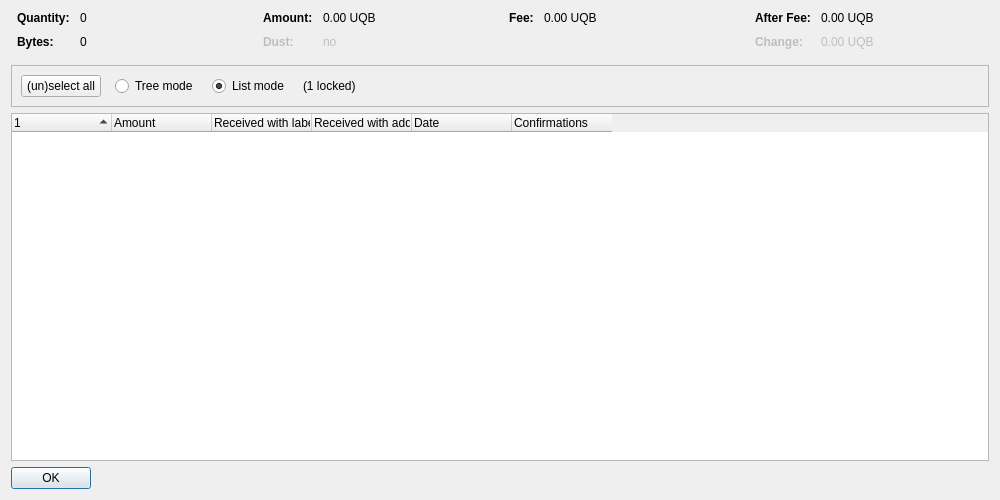
<?xml version="1.0" encoding="UTF-8"?>
<ui version="4.0">
 <class>CoinControlDialog</class>
 <widget class="QDialog" name="CoinControlDialog">
  <property name="geometry">
   <rect>
    <x>0</x>
    <y>0</y>
    <width>1000</width>
    <height>500</height>
   </rect>
  </property>
  <property name="windowTitle">
   <string>Coin Selection</string>
  </property>
  <layout class="QVBoxLayout" name="verticalLayout">
   <item>
    <layout class="QHBoxLayout" name="horizontalLayoutTop" stretch="0,0,0,0">
     <property name="topMargin">
      <number>0</number>
     </property>
     <property name="bottomMargin">
      <number>10</number>
     </property>
     <item>
      <layout class="QFormLayout" name="formLayoutCoinControl1">
       <property name="horizontalSpacing">
        <number>10</number>
       </property>
       <property name="verticalSpacing">
        <number>10</number>
       </property>
       <property name="leftMargin">
        <number>6</number>
       </property>
       <property name="rightMargin">
        <number>6</number>
       </property>
       <item row="0" column="0">
        <widget class="QLabel" name="labelCoinControlQuantityText">
         <property name="font">
          <font>
           <weight>75</weight>
           <bold>true</bold>
          </font>
         </property>
         <property name="text">
          <string>Quantity:</string>
         </property>
        </widget>
       </item>
       <item row="0" column="1">
        <widget class="QLabel" name="labelCoinControlQuantity">
         <property name="cursor">
          <cursorShape>IBeamCursor</cursorShape>
         </property>
         <property name="contextMenuPolicy">
          <enum>Qt::ActionsContextMenu</enum>
         </property>
         <property name="text">
          <string notr="true">0</string>
         </property>
         <property name="textInteractionFlags">
          <set>Qt::LinksAccessibleByMouse|Qt::TextSelectableByKeyboard|Qt::TextSelectableByMouse</set>
         </property>
        </widget>
       </item>
       <item row="1" column="0">
        <widget class="QLabel" name="labelCoinControlBytesText">
         <property name="font">
          <font>
           <weight>75</weight>
           <bold>true</bold>
          </font>
         </property>
         <property name="text">
          <string>Bytes:</string>
         </property>
        </widget>
       </item>
       <item row="1" column="1">
        <widget class="QLabel" name="labelCoinControlBytes">
         <property name="cursor">
          <cursorShape>IBeamCursor</cursorShape>
         </property>
         <property name="contextMenuPolicy">
          <enum>Qt::ActionsContextMenu</enum>
         </property>
         <property name="text">
          <string notr="true">0</string>
         </property>
         <property name="textInteractionFlags">
          <set>Qt::LinksAccessibleByMouse|Qt::TextSelectableByKeyboard|Qt::TextSelectableByMouse</set>
         </property>
        </widget>
       </item>
      </layout>
     </item>
     <item>
      <layout class="QFormLayout" name="formLayoutCoinControl2">
       <property name="horizontalSpacing">
        <number>10</number>
       </property>
       <property name="verticalSpacing">
        <number>10</number>
       </property>
       <property name="leftMargin">
        <number>6</number>
       </property>
       <property name="rightMargin">
        <number>6</number>
       </property>
       <item row="0" column="0">
        <widget class="QLabel" name="labelCoinControlAmountText">
         <property name="font">
          <font>
           <weight>75</weight>
           <bold>true</bold>
          </font>
         </property>
         <property name="text">
          <string>Amount:</string>
         </property>
        </widget>
       </item>
       <item row="0" column="1">
        <widget class="QLabel" name="labelCoinControlAmount">
         <property name="cursor">
          <cursorShape>IBeamCursor</cursorShape>
         </property>
         <property name="contextMenuPolicy">
          <enum>Qt::ActionsContextMenu</enum>
         </property>
         <property name="text">
          <string notr="true">0.00 UQB</string>
         </property>
         <property name="textInteractionFlags">
          <set>Qt::LinksAccessibleByMouse|Qt::TextSelectableByKeyboard|Qt::TextSelectableByMouse</set>
         </property>
        </widget>
       </item>
       <item row="1" column="0">
        <widget class="QLabel" name="labelCoinControlLowOutputText">
         <property name="enabled">
          <bool>false</bool>
         </property>
         <property name="font">
          <font>
           <weight>75</weight>
           <bold>true</bold>
          </font>
         </property>
         <property name="text">
          <string>Dust:</string>
         </property>
        </widget>
       </item>
       <item row="1" column="1">
        <widget class="QLabel" name="labelCoinControlLowOutput">
         <property name="enabled">
          <bool>false</bool>
         </property>
         <property name="cursor">
          <cursorShape>IBeamCursor</cursorShape>
         </property>
         <property name="contextMenuPolicy">
          <enum>Qt::ActionsContextMenu</enum>
         </property>
         <property name="text">
          <string notr="true">no</string>
         </property>
         <property name="textInteractionFlags">
          <set>Qt::LinksAccessibleByMouse|Qt::TextSelectableByKeyboard|Qt::TextSelectableByMouse</set>
         </property>
        </widget>
       </item>
      </layout>
     </item>
     <item>
      <layout class="QFormLayout" name="formLayoutCoinControl3">
       <property name="horizontalSpacing">
        <number>10</number>
       </property>
       <property name="verticalSpacing">
        <number>10</number>
       </property>
       <property name="leftMargin">
        <number>6</number>
       </property>
       <property name="rightMargin">
        <number>6</number>
       </property>
       <item row="0" column="0">
        <widget class="QLabel" name="labelCoinControlFeeText">
         <property name="font">
          <font>
           <weight>75</weight>
           <bold>true</bold>
          </font>
         </property>
         <property name="text">
          <string>Fee:</string>
         </property>
        </widget>
       </item>
       <item row="0" column="1">
        <widget class="QLabel" name="labelCoinControlFee">
         <property name="cursor">
          <cursorShape>IBeamCursor</cursorShape>
         </property>
         <property name="contextMenuPolicy">
          <enum>Qt::ActionsContextMenu</enum>
         </property>
         <property name="text">
          <string notr="true">0.00 UQB</string>
         </property>
         <property name="textInteractionFlags">
          <set>Qt::LinksAccessibleByMouse|Qt::TextSelectableByKeyboard|Qt::TextSelectableByMouse</set>
         </property>
        </widget>
       </item>
      </layout>
     </item>
     <item>
      <layout class="QFormLayout" name="formLayoutCoinControl4">
       <property name="horizontalSpacing">
        <number>10</number>
       </property>
       <property name="verticalSpacing">
        <number>10</number>
       </property>
       <property name="leftMargin">
        <number>6</number>
       </property>
       <property name="rightMargin">
        <number>6</number>
       </property>
       <item row="0" column="0">
        <widget class="QLabel" name="labelCoinControlAfterFeeText">
         <property name="font">
          <font>
           <weight>75</weight>
           <bold>true</bold>
          </font>
         </property>
         <property name="text">
          <string>After Fee:</string>
         </property>
        </widget>
       </item>
       <item row="0" column="1">
        <widget class="QLabel" name="labelCoinControlAfterFee">
         <property name="cursor">
          <cursorShape>IBeamCursor</cursorShape>
         </property>
         <property name="contextMenuPolicy">
          <enum>Qt::ActionsContextMenu</enum>
         </property>
         <property name="text">
          <string notr="true">0.00 UQB</string>
         </property>
         <property name="textInteractionFlags">
          <set>Qt::LinksAccessibleByMouse|Qt::TextSelectableByKeyboard|Qt::TextSelectableByMouse</set>
         </property>
        </widget>
       </item>
       <item row="1" column="0">
        <widget class="QLabel" name="labelCoinControlChangeText">
         <property name="enabled">
          <bool>false</bool>
         </property>
         <property name="font">
          <font>
           <weight>75</weight>
           <bold>true</bold>
          </font>
         </property>
         <property name="text">
          <string>Change:</string>
         </property>
        </widget>
       </item>
       <item row="1" column="1">
        <widget class="QLabel" name="labelCoinControlChange">
         <property name="enabled">
          <bool>false</bool>
         </property>
         <property name="cursor">
          <cursorShape>IBeamCursor</cursorShape>
         </property>
         <property name="contextMenuPolicy">
          <enum>Qt::ActionsContextMenu</enum>
         </property>
         <property name="text">
          <string notr="true">0.00 UQB</string>
         </property>
         <property name="textInteractionFlags">
          <set>Qt::LinksAccessibleByMouse|Qt::TextSelectableByKeyboard|Qt::TextSelectableByMouse</set>
         </property>
        </widget>
       </item>
      </layout>
     </item>
    </layout>
   </item>
   <item>
    <widget class="QFrame" name="frame">
     <property name="minimumSize">
      <size>
       <width>0</width>
       <height>40</height>
      </size>
     </property>
     <property name="frameShape">
      <enum>QFrame::StyledPanel</enum>
     </property>
     <property name="frameShadow">
      <enum>QFrame::Sunken</enum>
     </property>
     <layout class="QHBoxLayout" name="horizontalLayout">
      <item>
       <layout class="QHBoxLayout" name="horizontalLayoutPanel" stretch="0,0,0,0,0">
        <property name="spacing">
         <number>14</number>
        </property>
        <item>
         <widget class="QPushButton" name="pushButtonSelectAll">
          <property name="sizePolicy">
           <sizepolicy hsizetype="Maximum" vsizetype="Fixed">
            <horstretch>0</horstretch>
            <verstretch>0</verstretch>
           </sizepolicy>
          </property>
          <property name="text">
           <string>(un)select all</string>
          </property>
          <property name="autoDefault">
           <bool>false</bool>
          </property>
         </widget>
        </item>
        <item>
         <widget class="QRadioButton" name="radioTreeMode">
          <property name="sizePolicy">
           <sizepolicy hsizetype="Maximum" vsizetype="Fixed">
            <horstretch>0</horstretch>
            <verstretch>0</verstretch>
           </sizepolicy>
          </property>
          <property name="text">
           <string>Tree mode</string>
          </property>
         </widget>
        </item>
        <item>
         <widget class="QRadioButton" name="radioListMode">
          <property name="sizePolicy">
           <sizepolicy hsizetype="Maximum" vsizetype="Fixed">
            <horstretch>0</horstretch>
            <verstretch>0</verstretch>
           </sizepolicy>
          </property>
          <property name="text">
           <string>List mode</string>
          </property>
          <property name="checked">
           <bool>true</bool>
          </property>
         </widget>
        </item>
        <item>
         <widget class="QLabel" name="labelLocked">
          <property name="text">
           <string notr="true">(1 locked)</string>
          </property>
         </widget>
        </item>
        <item>
         <spacer name="horizontalSpacer">
          <property name="orientation">
           <enum>Qt::Horizontal</enum>
          </property>
          <property name="sizeHint" stdset="0">
           <size>
            <width>40</width>
            <height>20</height>
           </size>
          </property>
         </spacer>
        </item>
       </layout>
      </item>
     </layout>
    </widget>
   </item>
   <item>
    <widget class="CoinControlTreeWidget" name="treeWidget">
     <property name="contextMenuPolicy">
      <enum>Qt::CustomContextMenu</enum>
     </property>
     <property name="sortingEnabled">
      <bool>false</bool>
     </property>
     <property name="columnCount">
      <number>6</number>
     </property>
     <attribute name="headerShowSortIndicator" stdset="0">
      <bool>true</bool>
     </attribute>
     <attribute name="headerStretchLastSection">
      <bool>false</bool>
     </attribute>
     <column>
      <property name="text">
       <string/>
      </property>
     </column>
     <column>
      <property name="text">
       <string>Amount</string>
      </property>
     </column>
     <column>
      <property name="text">
       <string>Received with label</string>
      </property>
     </column>
     <column>
      <property name="text">
       <string>Received with address</string>
      </property>
     </column>
     <column>
      <property name="text">
       <string>Date</string>
      </property>
     </column>
     <column>
      <property name="text">
       <string>Confirmations</string>
      </property>
      <property name="toolTip">
       <string>Confirmed</string>
      </property>
     </column>
     <column>
      <property name="text">
       <string/>
      </property>
     </column>
     <column>
      <property name="text">
       <string/>
      </property>
     </column>
     <column>
      <property name="text">
       <string/>
      </property>
     </column>
     <column>
      <property name="text">
       <string/>
      </property>
     </column>
    </widget>
   </item>
   <item>
    <widget class="QDialogButtonBox" name="buttonBox">
     <property name="sizePolicy">
      <sizepolicy hsizetype="Maximum" vsizetype="Fixed">
       <horstretch>0</horstretch>
       <verstretch>0</verstretch>
      </sizepolicy>
     </property>
     <property name="orientation">
      <enum>Qt::Horizontal</enum>
     </property>
     <property name="standardButtons">
      <set>QDialogButtonBox::Ok</set>
     </property>
    </widget>
   </item>
  </layout>
 </widget>
 <customwidgets>
  <customwidget>
   <class>CoinControlTreeWidget</class>
   <extends>QTreeWidget</extends>
   <header>qt/coincontroltreewidget.h</header>
  </customwidget>
 </customwidgets>
 <resources/>
 <connections/>
</ui>
